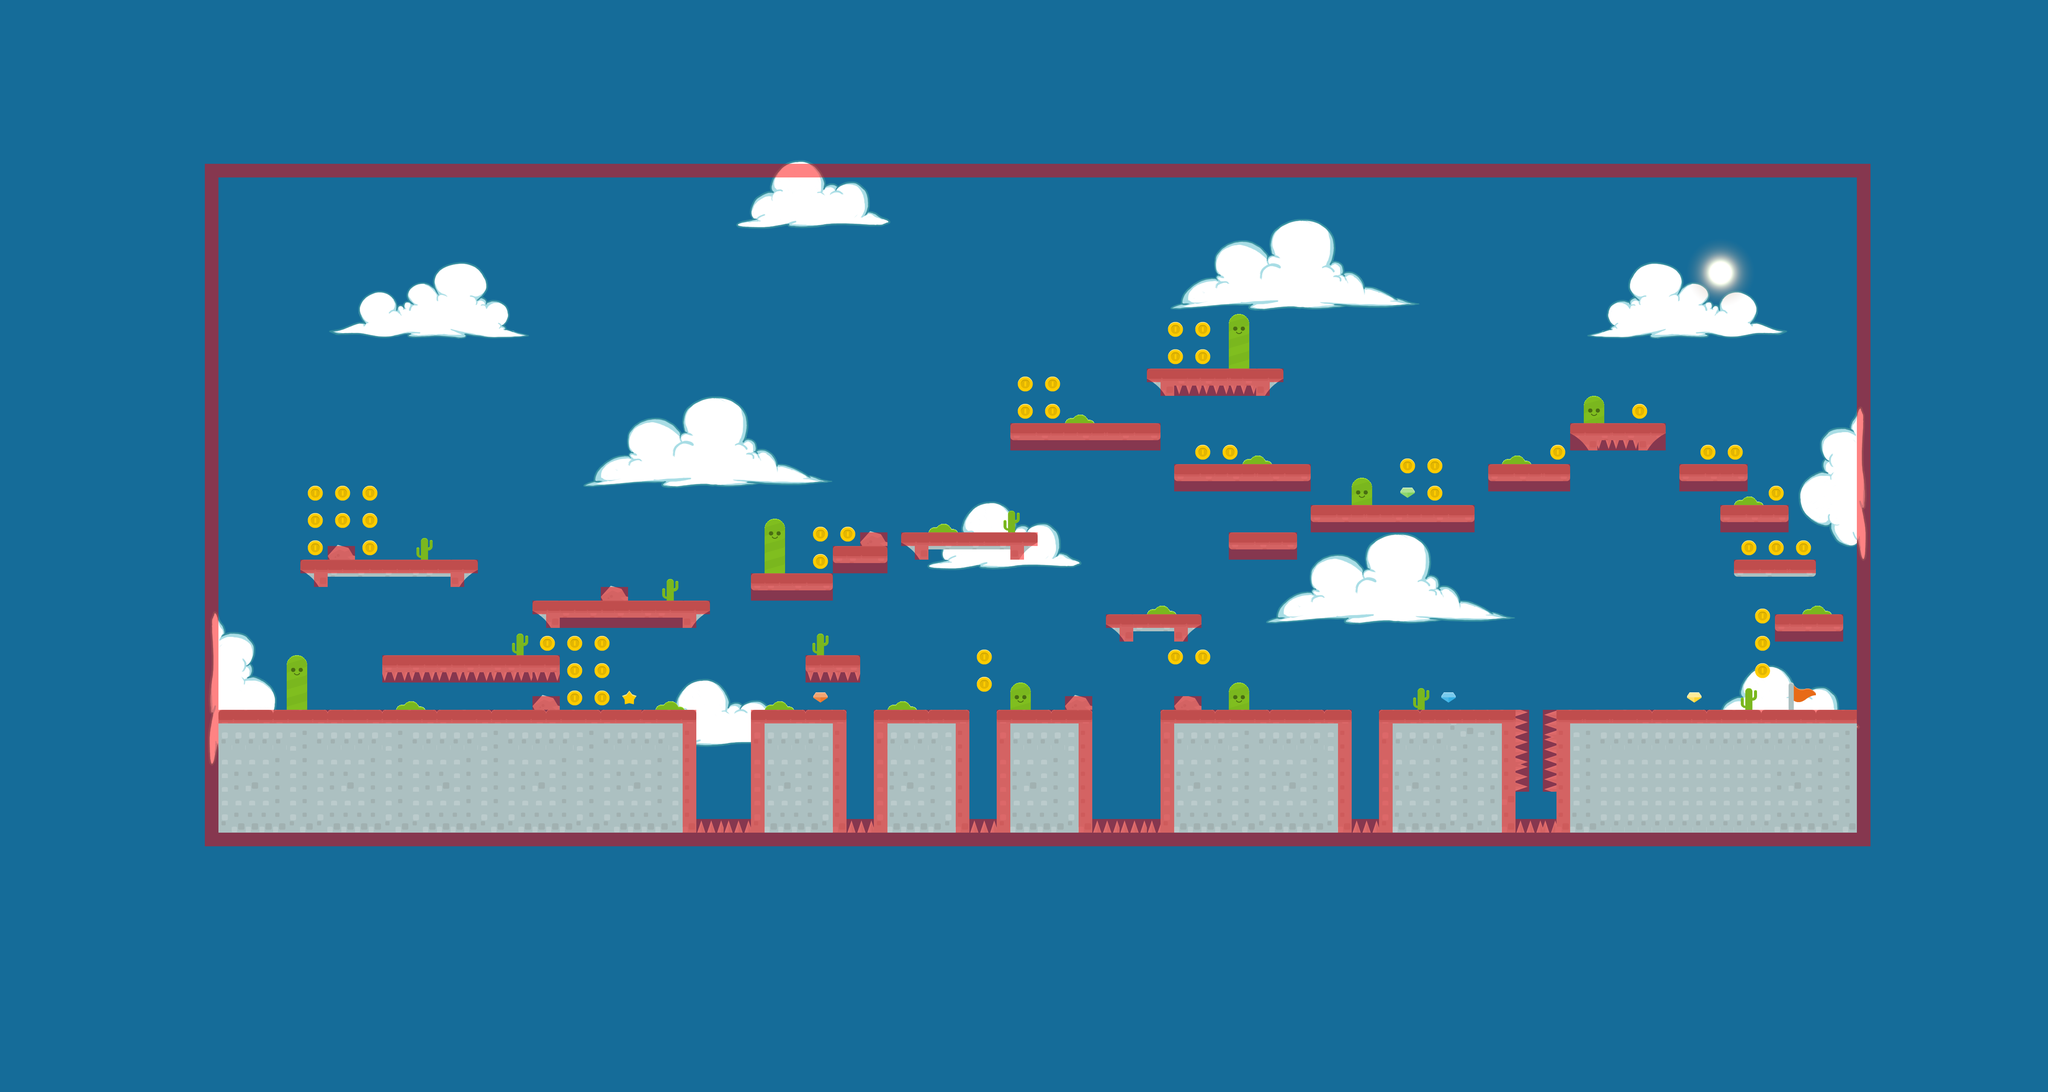

The image is a tile-based game level rendered from a .tmx file. Its description and source (layers, tilesets, objects; grid data summarised) follow:
An orthogonal 150x80 tile map with 32x32 px tiles, 6 tile layers (1st Layer, Cloud, Obstacle, Ground, ...), 29 tilesets.

<map version="1.0" orientation="orthogonal" renderorder="right-down" width="150" height="80" tilewidth="32" tileheight="32" nextobjectid="1">
 <tileset firstgid="1" name="collision_tile_red" tilewidth="32" tileheight="32" tilecount="1" columns="1">
  <image source="../Materials/collision_tile_red.jpg" width="32" height="32" />
 </tileset>
 <tileset firstgid="2" name="cloud5" tilewidth="32" tileheight="32" tilecount="504" columns="28">
  <image source="../Materials/Sky(Sun+Cloud)/cloud5.PNG" width="900" height="600" />
 </tileset>
 <tileset firstgid="506" name="cloud1" tilewidth="32" tileheight="32" tilecount="247" columns="19">
  <image source="../Materials/Sky(Sun+Cloud)/cloud1.png" width="637" height="446" />
 </tileset>
 <tileset firstgid="753" name="cloud3" tilewidth="32" tileheight="32" tilecount="504" columns="28">
  <image source="../Materials/Sky(Sun+Cloud)/cloud3.PNG" width="900" height="600" />
 </tileset>
 <tileset firstgid="1257" name="cloud4" tilewidth="32" tileheight="32" tilecount="504" columns="28">
  <image source="../Materials/Sky(Sun+Cloud)/cloud4.PNG" width="900" height="600" />
 </tileset>
 <tileset firstgid="1761" name="terrain_atlas" tilewidth="32" tileheight="32" tilecount="1024" columns="32">
  <image source="../Materials/terrain_atlas.png" width="1024" height="1024" />
 </tileset>
 <tileset firstgid="2785" name="sun" tilewidth="32" tileheight="32" tilecount="64" columns="8">
  <image source="../Materials/Sky(Sun+Cloud)/sun/sun.png" width="256" height="256" />
 </tileset>
 <tileset firstgid="2849" name="castleCenter" tilewidth="32" tileheight="32" tilecount="4" columns="2">
  <image source="../Materials/Terrain/Tiles/castleCenter.png" width="70" height="70" />
 </tileset>
 <tileset firstgid="2853" name="castle2" tilewidth="32" tileheight="32" tilecount="9" columns="3">
  <image source="../Materials/Terrain/Tiles/castle2.png" width="103" height="107" />
 </tileset>
 <tileset firstgid="2862" name="rock" tilewidth="32" tileheight="32" tilecount="4" columns="2">
  <image source="../Materials/Terrain/Items/rock.png" width="70" height="70" />
 </tileset>
 <tileset firstgid="2866" name="spikes" tilewidth="32" tileheight="32" tilecount="4" columns="2">
  <image source="../Materials/Terrain/Items/spikes.png" width="70" height="70" />
 </tileset>
 <tileset firstgid="2870" name="castleHalfRight" tilewidth="32" tileheight="32" tilecount="4" columns="2">
  <image source="../Materials/Terrain/Tiles/castleHalfRight.png" width="70" height="70" />
 </tileset>
 <tileset firstgid="2874" name="castleHalfLeft" tilewidth="32" tileheight="32" tilecount="4" columns="2">
  <image source="../Materials/Terrain/Tiles/castleHalfLeft.png" width="70" height="70" />
 </tileset>
 <tileset firstgid="2878" name="castleHalfMid" tilewidth="32" tileheight="32" tilecount="4" columns="2">
  <image source="../Materials/Terrain/Tiles/castleHalfMid.png" width="70" height="70" />
 </tileset>
 <tileset firstgid="2882" name="castleCliffRightAlt" tilewidth="32" tileheight="32" tilecount="4" columns="2">
  <image source="../Materials/Terrain/Tiles/castleCliffRightAlt.png" width="70" height="70" />
 </tileset>
 <tileset firstgid="2886" name="castleCliffLeftAlt" tilewidth="32" tileheight="32" tilecount="4" columns="2">
  <image source="../Materials/Terrain/Tiles/castleCliffLeftAlt.png" width="70" height="70" />
 </tileset>
 <tileset firstgid="2890" name="castleHillRight" tilewidth="32" tileheight="32" tilecount="4" columns="2">
  <image source="../Materials/Terrain/Tiles/castleHillRight.png" width="70" height="70" />
 </tileset>
 <tileset firstgid="2894" name="castleHillLeft" tilewidth="32" tileheight="32" tilecount="4" columns="2">
  <image source="../Materials/Terrain/Tiles/castleHillLeft.png" width="70" height="70" />
 </tileset>
 <tileset firstgid="2898" name="castleMid" tilewidth="32" tileheight="32" tilecount="4" columns="2">
  <image source="../Materials/Terrain/Tiles/castleMid.png" width="70" height="70" />
 </tileset>
 <tileset firstgid="2902" name="cactus" tilewidth="32" tileheight="32" tilecount="4" columns="2">
  <image source="../Materials/Terrain/Items/cactus.png" width="70" height="70" />
 </tileset>
 <tileset firstgid="2906" name="flagRed" tilewidth="32" tileheight="32" tilecount="4" columns="2">
  <image source="../Materials/Terrain/Items/flagRed.png" width="70" height="70" />
 </tileset>
 <tileset firstgid="2910" name="star" tilewidth="32" tileheight="32" tilecount="4" columns="2">
  <image source="../Materials/Terrain/Items/star.png" width="70" height="70" />
 </tileset>
 <tileset firstgid="2914" name="gemRed" tilewidth="32" tileheight="32" tilecount="4" columns="2">
  <image source="../Materials/Terrain/Items/gemRed.png" width="70" height="70" />
 </tileset>
 <tileset firstgid="2918" name="gemYellow" tilewidth="32" tileheight="32" tilecount="4" columns="2">
  <image source="../Materials/Terrain/Items/gemYellow.png" width="70" height="70" />
 </tileset>
 <tileset firstgid="2922" name="gemBlue" tilewidth="32" tileheight="32" tilecount="4" columns="2">
  <image source="../Materials/Terrain/Items/gemBlue.png" width="70" height="70" />
 </tileset>
 <tileset firstgid="2926" name="gemGreen" tilewidth="32" tileheight="32" tilecount="4" columns="2">
  <image source="../Materials/Terrain/Items/gemGreen.png" width="70" height="70" />
 </tileset>
 <tileset firstgid="2930" name="coinGold" tilewidth="32" tileheight="32" tilecount="4" columns="2">
  <image source="../Materials/Terrain/Items/coinGold.png" width="70" height="70" />
 </tileset>
 <tileset firstgid="2934" name="hill_large_2" tilewidth="32" tileheight="32" tilecount="8" columns="2">
  <image source="../Materials/Terrain/Tiles/hill_large_2.png" width="84" height="146" />
 </tileset>
 <tileset firstgid="2942" name="bush2" tilewidth="32" tileheight="32" tilecount="10" columns="5">
  <image source="../Materials/Terrain/Items/bush2.png" width="177" height="70" />
 </tileset>
 <layer name="1st Layer" width="150" height="80">
  <data>[12000 cells, 12000 non-empty, 1 distinct tile ids]</data>
 </layer>
 <layer name="Cloud" width="150" height="80">
  <data>[12000 cells, 1278 non-empty, 378 distinct tile ids]</data>
 </layer>
 <layer name="Obstacle" width="150" height="80">
  <data>[12000 cells, 381 non-empty, 51 distinct tile ids]</data>
 </layer>
 <layer name="Ground" width="150" height="80">
  <data>[12000 cells, 1260 non-empty, 23 distinct tile ids]</data>
 </layer>
 <layer name="Sun" width="150" height="80">
  <data>[12000 cells, 64 non-empty, 64 distinct tile ids]</data>
 </layer>
 <layer name="Collision" width="150" height="80" opacity="0.49">
  <data>[12000 cells, 850 non-empty, 1 distinct tile ids]</data>
 </layer>
</map>
